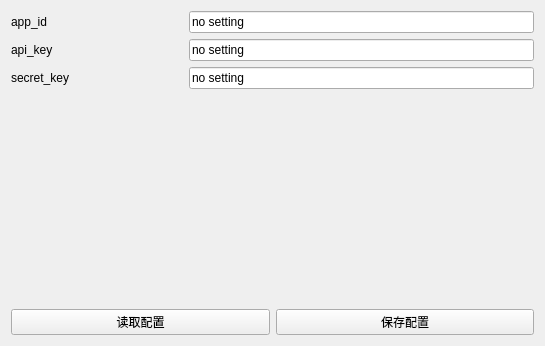
<?xml version="1.0" encoding="UTF-8"?>
<ui version="4.0">
 <class>SettingForm</class>
 <widget class="QWidget" name="SettingForm">
  <property name="geometry">
   <rect>
    <x>0</x>
    <y>0</y>
    <width>545</width>
    <height>346</height>
   </rect>
  </property>
  <property name="windowTitle">
   <string>Form</string>
  </property>
  <layout class="QVBoxLayout" name="verticalLayout_2">
   <item>
    <layout class="QHBoxLayout" name="horizontalLayout" stretch="2,4">
     <item>
      <widget class="QLabel" name="label_app_id">
       <property name="text">
        <string>app_id</string>
       </property>
      </widget>
     </item>
     <item>
      <widget class="QLineEdit" name="lineEdit_app_id">
       <property name="text">
        <string>no setting</string>
       </property>
      </widget>
     </item>
    </layout>
   </item>
   <item>
    <layout class="QHBoxLayout" name="horizontalLayout_2" stretch="2,4">
     <item>
      <widget class="QLabel" name="label_api_key">
       <property name="text">
        <string>api_key</string>
       </property>
      </widget>
     </item>
     <item>
      <widget class="QLineEdit" name="lineEdit_api_key">
       <property name="text">
        <string>no setting</string>
       </property>
      </widget>
     </item>
    </layout>
   </item>
   <item>
    <layout class="QHBoxLayout" name="horizontalLayout_3" stretch="2,4">
     <item>
      <widget class="QLabel" name="label_secret_key">
       <property name="text">
        <string>secret_key</string>
       </property>
      </widget>
     </item>
     <item>
      <widget class="QLineEdit" name="lineEdit_secret_key">
       <property name="text">
        <string>no setting</string>
       </property>
      </widget>
     </item>
    </layout>
   </item>
   <item>
    <spacer name="verticalSpacer">
     <property name="orientation">
      <enum>Qt::Vertical</enum>
     </property>
     <property name="sizeHint" stdset="0">
      <size>
       <width>20</width>
       <height>40</height>
      </size>
     </property>
    </spacer>
   </item>
   <item>
    <layout class="QHBoxLayout" name="horizontalLayout_4">
     <item>
      <widget class="QPushButton" name="pushButton_readSetting">
       <property name="text">
        <string>读取配置</string>
       </property>
      </widget>
     </item>
     <item>
      <widget class="QPushButton" name="pushButton_writeSetting">
       <property name="text">
        <string>保存配置</string>
       </property>
      </widget>
     </item>
    </layout>
   </item>
  </layout>
 </widget>
 <resources/>
 <connections>
  <connection>
   <sender>pushButton_readSetting</sender>
   <signal>clicked()</signal>
   <receiver>SettingForm</receiver>
   <slot>pushButton_readSetting_OnClick()</slot>
   <hints>
    <hint type="sourcelabel">
     <x>194</x>
     <y>321</y>
    </hint>
    <hint type="destinationlabel">
     <x>210</x>
     <y>361</y>
    </hint>
   </hints>
  </connection>
  <connection>
   <sender>pushButton_writeSetting</sender>
   <signal>clicked()</signal>
   <receiver>SettingForm</receiver>
   <slot>pushButton_writeSetting_OnClick()</slot>
   <hints>
    <hint type="sourcelabel">
     <x>492</x>
     <y>314</y>
    </hint>
    <hint type="destinationlabel">
     <x>544</x>
     <y>279</y>
    </hint>
   </hints>
  </connection>
 </connections>
 <slots>
  <slot>pushButton_readSetting_OnClick()</slot>
  <slot>pushButton_writeSetting_OnClick()</slot>
 </slots>
</ui>
